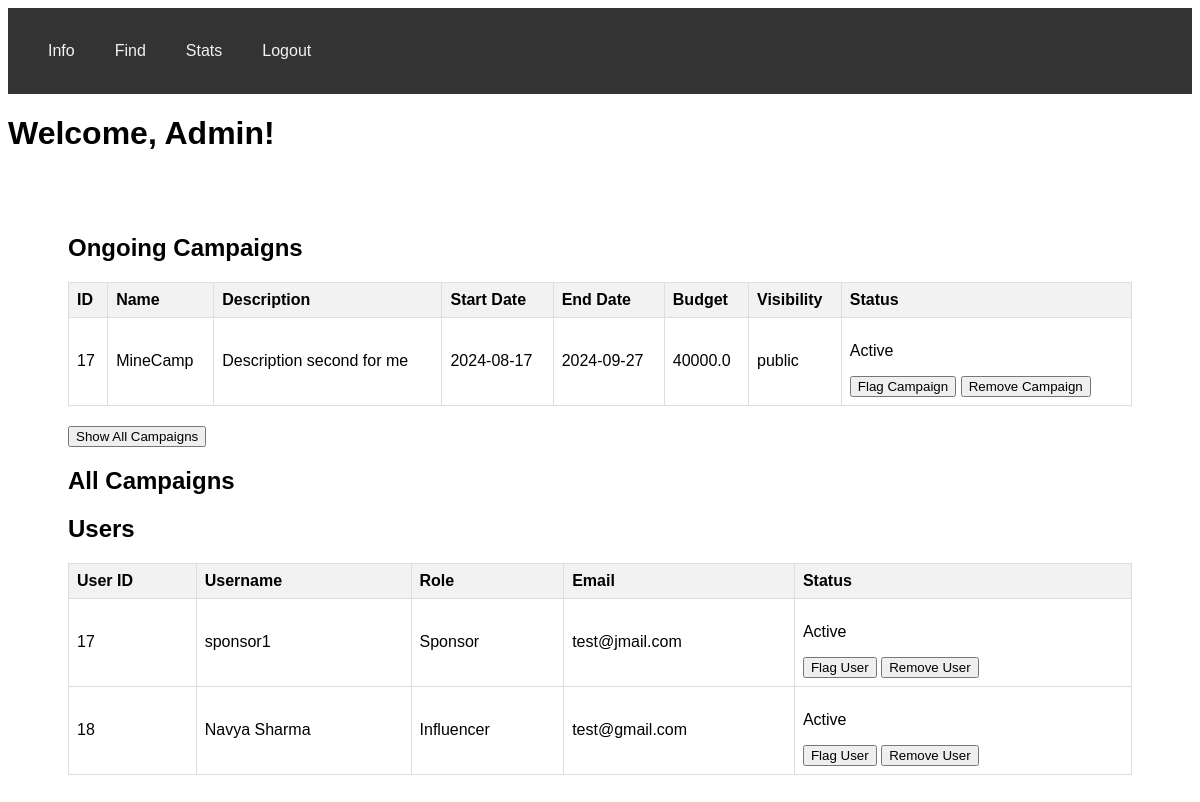
Before: /admin_dashboard with the older database file.
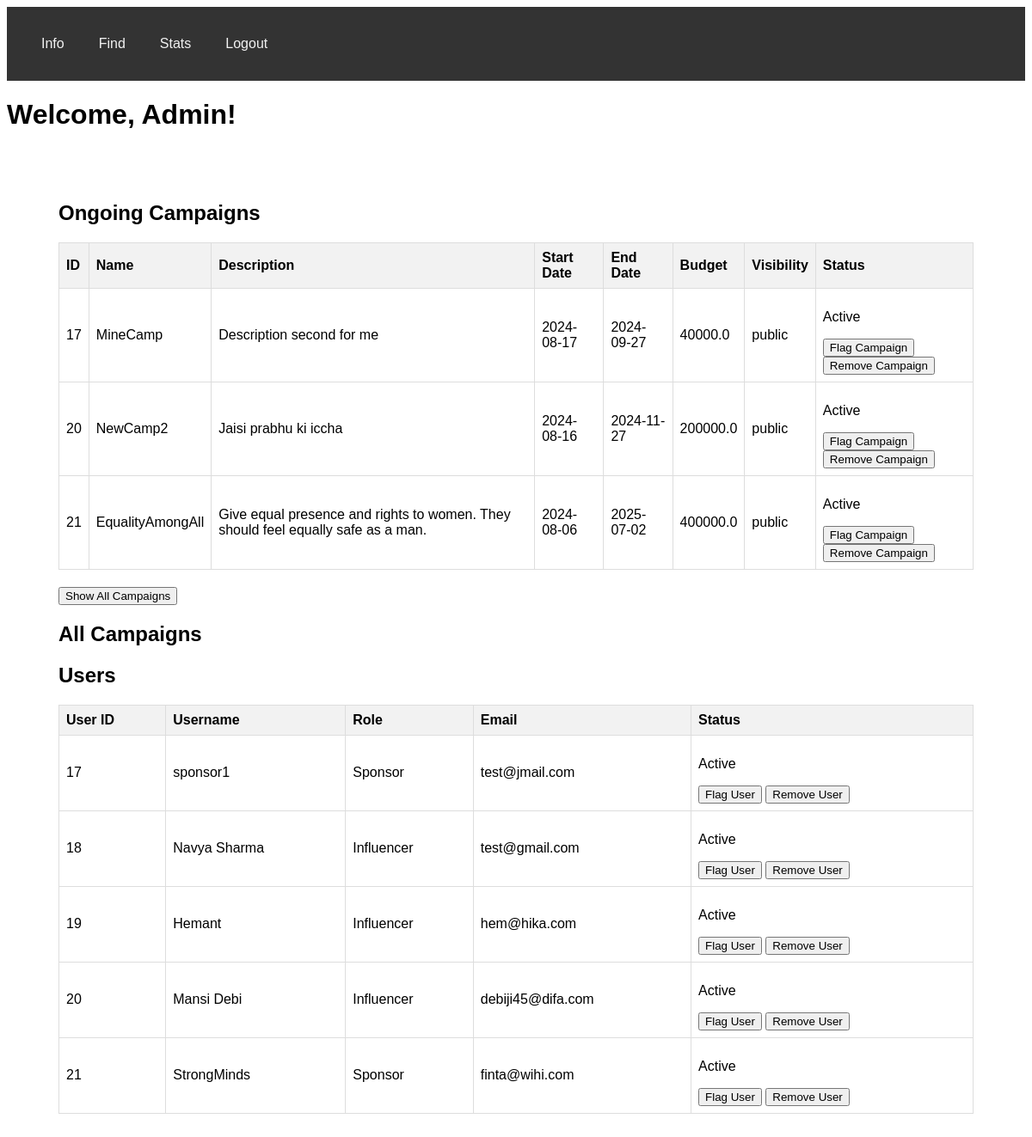
After: the same page with the newer database file.
### application/models.py (models this page shows)
class Campaign(db.Model):
    id = db.Column(db.Integer, primary_key=True, autoincrement=True)
    name = db.Column(db.String, nullable=False)
    description = db.Column(db.String)
    start_date = db.Column(db.String)
    end_date = db.Column(db.String)
    budget = db.Column(db.Float)
    visibility = db.Column(db.String)
    goals = db.Column(db.String)
    sponsor_id = db.Column(db.Integer, db.ForeignKey('sponsor.id'))
    flagged = db.Column(db.String, default="Active")
    __table_args__ = (
        CheckConstraint("visibility IN ('public', 'private')", name='check_visibility'),
    )
    ad_requests = db.relationship('AdRequest', backref='campaign')

class User(db.Model):
    id = db.Column(db.Integer, primary_key=True, autoincrement=True)
    username = db.Column(db.String, unique=True, nullable=False)
    email = db.Column(db.String, unique=True, nullable=False)
    password = db.Column(db.String, nullable=False)
    role = db.Column(db.String, nullable=False)
    flagged = db.Column(db.String, default="Active")
    __table_args__ = (
        CheckConstraint("role IN ('Admin', 'Sponsor', 'Influencer')", name='check_role'),
    )
    sponsor = db.relationship('Sponsor', uselist=False, backref='user')
    influencer = db.relationship('Influencer', uselist=False, backref='user')

### application/controllers.py (the view)
@app.route("/admin_dashboard", methods=['GET', 'POST'])
def admin_dashboard():
    current_date = datetime.now().date()
    ongoing_campaigns = Campaign.query.filter(
        Campaign.start_date <= current_date,
        Campaign.end_date >= current_date
    ).all()
    all_campaigns = Campaign.query.all()
    flagged_users = User.query.filter(User.role.in_(['Sponsor', 'Influencer'])).all()
    admin_user = User.query.filter_by(role='admin').first()
    admin_name = admin_user.username if admin_user else 'Admin'
    return render_template('admin_dashboard.html', ongoing_campaigns=ongoing_campaigns, flagged_users=flagged_users,all_campaigns=all_campaigns,admin_name=admin_name)

### templates/admin_dashboard.html (shortened to what this page needs)
<!DOCTYPE html>
<html lang="en">
<head>
    <link rel="stylesheet" href="{{ url_for('static', filename='styles.css') }}">
</head>
<body>
    <div class="navbar">
        <a href="#" onclick="showSection('info')">Info</a>
        <a href="#" onclick="showSection('find')">Find</a>
        <a href="#" onclick="showSection('stats')">Stats</a>
        <a href="/logout">Logout</a>
    </div>
    <h1>Welcome, {{ admin_name }}!</h1>
    <div class="container">
        <div id="info" class="section active">
            <h2>Ongoing Campaigns</h2>
            <table id="ongoing-campaigns-table">
                <thead>
                    <tr>
                        <th>ID</th>
                        <th>Name</th>
                        <th>Description</th>
                        <th>Start Date</th>
                        <th>End Date</th>
                        <th>Budget</th>
                        <th>Visibility</th>
                        <th>Status</th>
                    </tr>
                </thead>
                <tbody>
                    {% for campaign in ongoing_campaigns %}
                    <tr>
                        <td>{{ campaign.id }}</td>
                        <td>{{ campaign.name }}</td>
                        <td>{{ campaign.description }}</td>
                        <td>{{ campaign.start_date }}</td>
                        <td>{{ campaign.end_date }}</td>
                        <td>{{ campaign.budget }}</td>
                        <td>{{ campaign.visibility }}</td>
                        <td>
                            <p><span id="campaign-status-{{ campaign.id }}">{{ 'Flagged' if campaign.flagged == 'Flagged' else 'Active' }}</span></p>
                            {% if campaign.flagged == 'Flagged' %}
                                <button class="unflag-campaign-btn" data-campaign-id="{{ campaign.id }}">Unflag Campaign</button>
                            {% elif campaign.flagged == 'Active' %}
                                <button class="flag-campaign-btn" data-campaign-id="{{ campaign.id }}">Flag Campaign</button>
                            {% endif %}
                            <button class="remove-campaign-btn" data-campaign-id="{{ campaign.id }}">Remove Campaign</button>
                        </td>
                    </tr>
                    {% endfor %}
                </tbody>
            </table>
            <button onclick="toggleCampaigns()">Show All Campaigns</button>
            <h2>All Campaigns</h2>
            <h2>Users</h2>
            <table>
                <thead>
                    <tr>
                        <th>User ID</th>
                        <th>Username</th>
                        <th>Role</th>
                        <th>Email</th>
                        <th>Status</th>
                    </tr>
                </thead>
                <tbody>
                    {% for user in flagged_users %}
                        <tr>
                            <td>{{ user.id }}</td>
                            <td>{{ user.username }}</td>
                            <td>{{ user.role }}</td>
                            <td>{{ user.email }}</td>
                            <td>
                                <p><span id="user-status-{{ user.id }}">{{ 'Flagged' if user.flagged == 'Flagged' else 'Active' }}</span></p>
                                {%if user.flagged == 'Flagged'%}
                                    <button class="unflag-user-btn" data-user-id="{{ user.id }}">Unflag User</button>
                                {%elif user.flagged == 'Active'%}
                                    <button class="flag-user-btn" data-user-id="{{ user.id }}">Flag User</button>
                                {% endif %}
                                <button class="remove-user-btn" data-user-id="{{ user.id }}">Remove User</button>
                            </td>
                        </tr>
                    {% endfor %}
                </tbody>
            </table>
        </div>
    </div>
</body>
</html>

### static/styles.css (style rules this page uses)
body { font-family: Arial, sans-serif; }
div { padding: 20px; }

### templates/admin_dashboard.html (style rules this page uses)
.navbar { background-color: #333; overflow: hidden; margin-top: 0; }
.navbar a { float: left; display: block; color: #f2f2f2; text-align: center; padding: 14px 20px; text-decoration: none; }
.container { margin: 20px; }
.section { display: none; }
.section.active { display: block; }
table { width: 100%; border-collapse: collapse; margin: 20px 0; }
table, th, td { border: 1px solid #ddd; }
th, td { padding: 8px; text-align: left; }
th { background-color: #f2f2f2; }

Changed rows visible on the page:
added Campaign: id "20", name "NewCamp2", description "Jaisi prabhu ki iccha", start_date "2024-08-16", end_date "2024-11-27", budget "200000.0", visibility "public", flagged "Active"
added Campaign: id "21", name "EqualityAmongAll", description "Give equal presence and rights to women. They should feel equally safe as a man.", start_date "2024-08-06", end_date "2025-07-02", budget "400000.0", visibility "public", flagged "Active"
added User: id "19", username "Hemant", role "Influencer", email "hem@hika.com", flagged "Active"
added User: id "20", username "Mansi Debi", role "Influencer", email "debiji45@difa.com", flagged "Active"
added User: id "21", username "StrongMinds", role "Sponsor", email "finta@wihi.com", flagged "Active"
